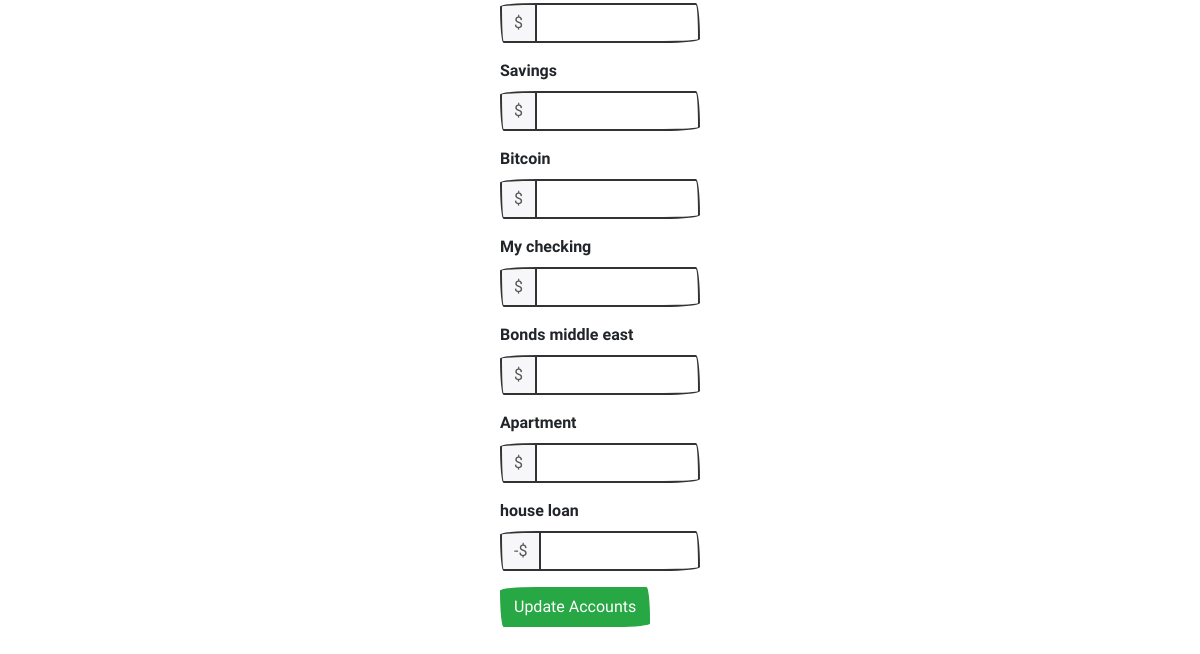
The page /accounts (signed in, lower part) on the database as committed earlier.
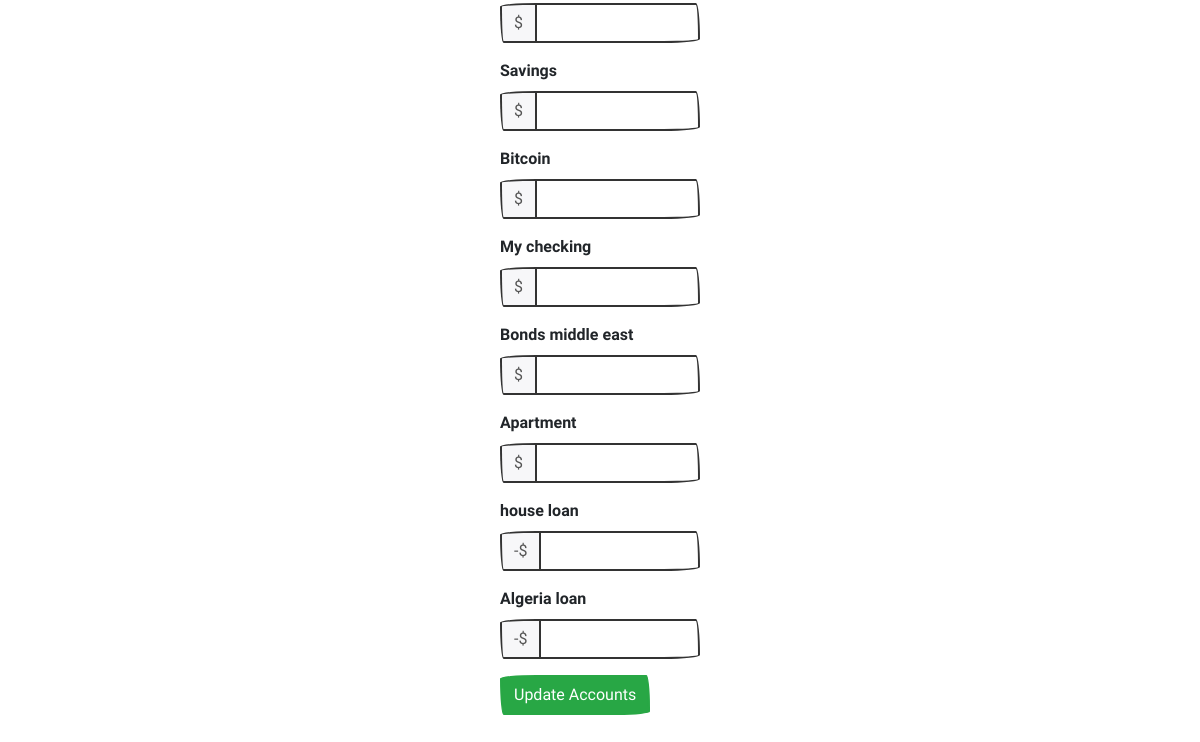
The same page on the database as committed later.
### tables this page shows
CREATE TABLE 'accounts' ('id' integer PRIMARY KEY AUTOINCREMENT NOT NULL, 'name' varchar(20) NOT NULL, 'userid' integer NOT NULL, 'value' real, 'type' varchar(20) NOT NULL, custodian varchar(255), country varchar(255));

### application.py (the view)
@app.route("/accounts")
@login_required
def accounts():
    user_id = session['user_id']
    accounts = db.execute("SELECT * FROM accounts WHERE userid = :user_id", user_id=user_id)
    return render_template("accounts.html", accounts=accounts)

### application.py (called while the page is built)
@app.after_request
def after_request(response):
    response.headers["Cache-Control"] = "no-cache, no-store, must-revalidate"
    response.headers["Expires"] = 0
    response.headers["Pragma"] = "no-cache"
    return response

### helpers.py (called while the page is built)
def login_required(f):
    @wraps(f)
    def decorated_function(*args, **kwargs):
        if session.get("user_id") is None:
            return redirect("/login")
        return f(*args, **kwargs)
    return decorated_function

### templates/accounts.html (shortened to what this page needs)
{% extends "layout.html" %}
{% block main %}
    <form action="/update" method="post">
        <div class="form-group">
            {% for row in accounts %}
            <div class="form-group">
                <label for="type">{{ row['name'] }}</label>
                <div class="form-group">
                    <div class="input-group mb-3">
                        <div class="input-group-prepend">
                            {% if row['type'] == 'Credit' or row['type'] == 'Loan' %}
                            <span class="input-group-text">-$</span>
                            {% else %}
                            <span class="input-group-text">$</span>
                            {% endif %}
                        </div>
                        <input name="{{ row['name'] }}" class="form-control" type="number" step="0.01">
                    </div>
                </div>
            </div>
            {% endfor %}
        </div>
        <div class="form-group">
            <button class="btn btn-success" type="submit">Update Accounts</button>
        </div>
    </form>
{% endblock %}

### templates/layout.html (shortened to what this page needs)
<!DOCTYPE html>
<html lang="en">
    <head>
        <link href="/static/styles.css" rel="stylesheet"/>
    </head>
    <body>
        <main class="container p-5">
            {% block main %}{% endblock %}
        </main>
    </body>
</html>

Rows that differ between the two databases and show on the page:
added accounts: name "Algeria loan"
